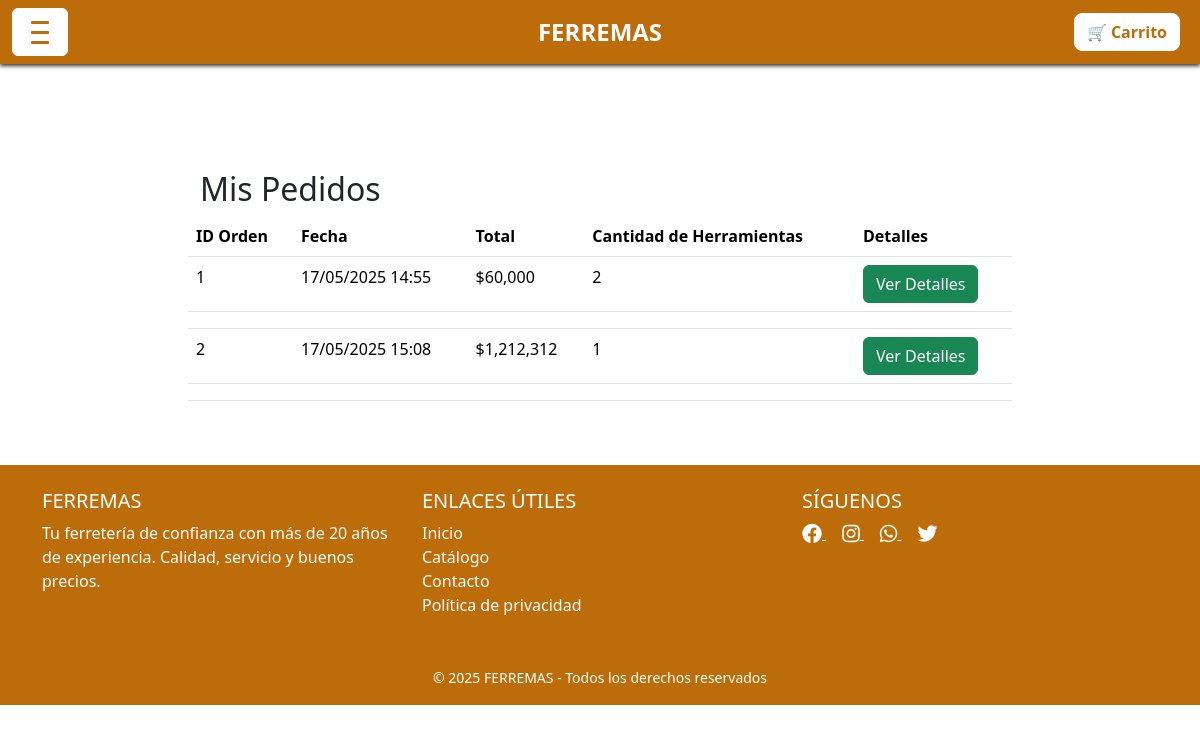
Page /ordenes/misPedidos/ (signed in) on the earlier database version.
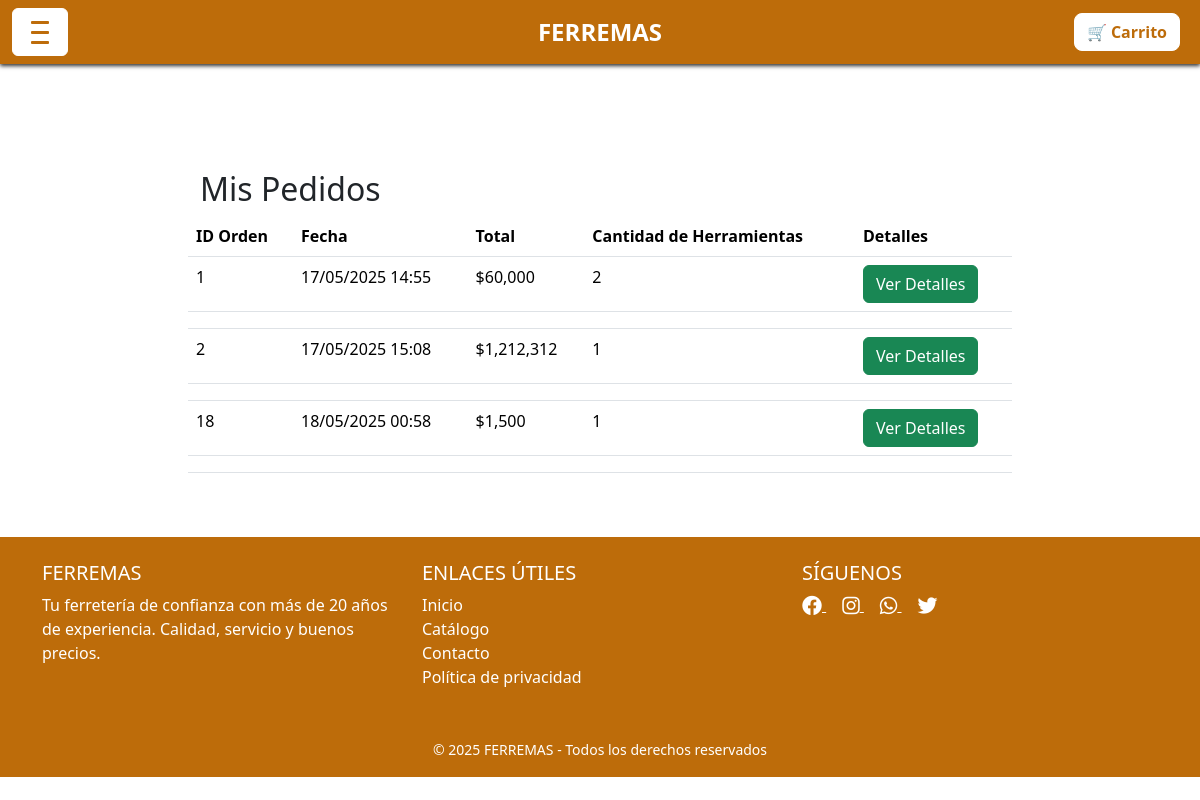
Same page on the later database version.
### ordenes/models.py (models this page shows, shortened)
class Orden(models.Model):
    usuario = models.ForeignKey(User, on_delete=models.CASCADE)
    total_precio = models.DecimalField(max_digits=10, decimal_places=2)
    cantidad_herramientas = models.IntegerField()
    fecha = models.DateTimeField(auto_now_add=True)

### ordenes/views.py (the view)
# urls.py: path('misPedidos/', views.mis_pedidos, name='misPedidos'),
@login_required
def mis_pedidos(request):
    pedidos = Orden.objects.filter(usuario=request.user)
    context = {
        'pedidos': pedidos
    }
    return render(request, 'ordenes/misPedidos.html', context)

### ordenes/templates/ordenes/misPedidos.html (shortened to what this page needs)
{% extends "tiendaWeb/base.html" %}
{% load static %}
{% load humanize %}
{% block content %}
<div class="container-pedidos row" style="padding-top: 100px; padding-left: 200px; padding-right: 200px;">
    <h2 class="h2-pedidos">Mis Pedidos</h2>
    {% if pedidos %}
        <table class="table">
            <thead>
                <tr>
                    <th>ID Orden</th>
                    <th>Fecha</th>
                    <th>Total</th>
                    <th>Cantidad de Herramientas</th>
                    <th>Detalles</th>
                </tr>
            </thead>
            <tbody>
                {% for pedido in pedidos %}
                    <tr>
                        <td>{{ pedido.id }}</td>
                        <td>{{ pedido.fecha|date:"d/m/Y H:i" }}</td>
                        <td>${{ pedido.total_precio|floatformat:0|intcomma }}</td>
                        <td>{{ pedido.cantidad_herramientas }}</td>
                        <td>
                            <button class="btn btn-success" type="button" data-bs-toggle="collapse" data-bs-target="#detalle{{ pedido.id }}" aria-expanded="false" aria-controls="detalle{{ pedido.id }}">
                                Ver Detalles
                            </button>
                        </td>
                    </tr>
                    <tr>
                        <td colspan="5">
                        </td>
                    </tr>
                {% endfor %}
            </tbody>
        </table>
    {% else %}
        <div class="text-center mt-5 mb-5">
            <p>No tienes pedidos realizados.</p>
        </div>
    {% endif %}
</div>
{% endblock %}

Differences in the rows shown:
added Orden: id "18", fecha "18/05/2025 00:58", total_precio "1,500", cantidad_herramientas "1"
